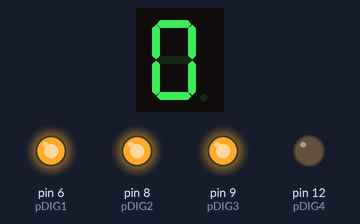
Recording of a sketch running on a simulated Arduino Uno, built with avr-gcc and run on an emulated ATmega328P. Parts: 1-digit seven-segment display, output pins drawn as LEDs (lit = HIGH). Wiring (inferred from the names in the program): 1-digit 7-segment display, segments lit when HIGH: segments pin 2, pin 1, pin 10, pin 11, pin 7, pin 4, pin 5, pin 3. The segment pins are drawn as the display they are named for; pins used as bus, display or sensor lines are not drawn.

Above: at 0.37 s.
At 5.37 s:
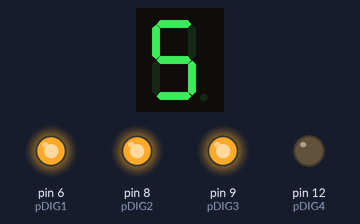
At 10.13 s:
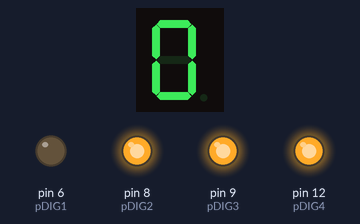
At 19.88 s:
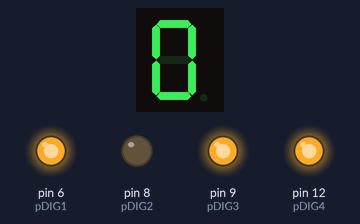
At 29.64 s:
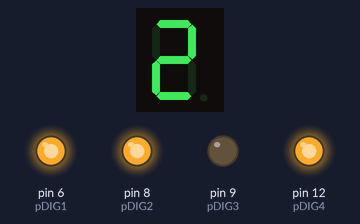
At 39.64 s:
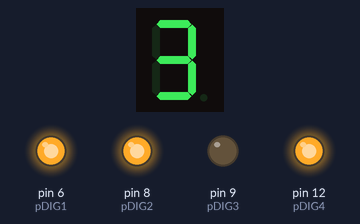
Timing chart, 0 to 40.0 s (numbered marks = the images above):
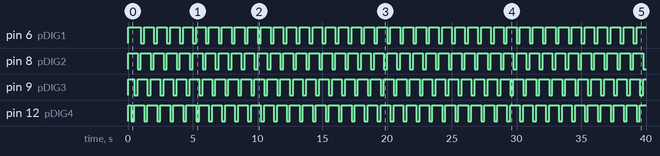

Measured:
- by itself, pin 6 (pDIG1), pin 8 (pDIG2), pin 9 (pDIG3), pin 12 (pDIG4): alternates HIGH for 0.75 s and LOW for 0.25 s
- what the display in image 0 shows lasts 1.0 s, from 0.3 s to 1.3 s
- what the display in image 3 shows lasts 0.7 s, from 19.8 s to 20.5 s

The sketch:

NumCounter4Dig.ino
```cpp
//NumCounter4Dig
//Use a 4 digit 7 segment display to count a series of numbers
//Because its a common cathode display, HIGH = ON and LOW = OFF.
//Digit pins must be multiplexed!
//dspinoz@spinoz.com.au

//PINS for the 7-segments
#define pA 2
#define pB 1
#define pC 10
#define pD 11
#define pE 7
#define pF 4
#define pG 5
#define pDP 3

//PINS for the digits
#define pDIG1 6
#define pDIG2 8
#define pDIG3 9
#define pDIG4 12

int p7SegDisplayNum = 8;
int p7SegDisplay[] = {pA, pB, pC, pD, pE, pF, pG, pDP};

// Pin values for the 7 segment display
char displayPinVals[][8] = {
  //A B C D E F G DP
  {HIGH, HIGH, HIGH, HIGH, HIGH, HIGH, LOW , LOW }, //0
  {LOW , HIGH, HIGH, LOW , LOW , LOW , LOW , LOW }, //1
  {HIGH, HIGH, LOW , HIGH, HIGH, LOW , HIGH, LOW }, //2
  {HIGH, HIGH, HIGH, HIGH, LOW , LOW , HIGH, LOW }, //3
  {LOW , HIGH, HIGH, LOW , LOW , HIGH, HIGH, LOW }, //4
  {HIGH, LOW , HIGH, HIGH, LOW , HIGH, HIGH, LOW }, //5
  {HIGH, LOW , HIGH, HIGH, HIGH, HIGH, HIGH, LOW }, //6
  {HIGH, HIGH, HIGH, LOW , LOW , LOW , LOW , LOW }, //7
  {HIGH, HIGH, HIGH, HIGH, HIGH, HIGH, HIGH, LOW }, //8
  {HIGH, HIGH, HIGH, LOW , LOW , HIGH, HIGH, LOW } //9
};

void displayClear()
{
  digitalWrite(pDIG1, HIGH);
  digitalWrite(pDIG2, HIGH);
  digitalWrite(pDIG3, HIGH);
  digitalWrite(pDIG4, HIGH);
  digitalWrite(pA, LOW);
  digitalWrite(pB, LOW);
  digitalWrite(pC, LOW);
  digitalWrite(pD, LOW);
  digitalWrite(pE, LOW);
  digitalWrite(pF, LOW);
  digitalWrite(pG, LOW);
  digitalWrite(pDP, LOW);
}

void setup() {

  pinMode(pDIG1, OUTPUT);
  pinMode(pDIG2, OUTPUT);
  pinMode(pDIG3, OUTPUT);
  pinMode(pDIG4, OUTPUT);

  pinMode(pA, OUTPUT);
  pinMode(pB, OUTPUT);
  pinMode(pC, OUTPUT);
  pinMode(pD, OUTPUT);
  pinMode(pE, OUTPUT);
  pinMode(pF, OUTPUT);
  pinMode(pG, OUTPUT);
  pinMode(pDP, OUTPUT);

  displayClear();

}

void displayNum(int num, int sleep)
{
  int sleepInc = sleep / 4;

  int dig1 = num % 10;
  int dig2 = (num / 10) % 10;
  int dig3 = (num / 100) % 10;
  int dig4 = (num / 1000) % 10;

  delay(sleepInc);
  displayClear();

  digitalWrite(pDIG1, HIGH);
  digitalWrite(pDIG2, HIGH);
  digitalWrite(pDIG3, HIGH);
  digitalWrite(pDIG4, LOW);

  //Set values for pins
  for (int pin = 0; pin < p7SegDisplayNum; pin++)
  {
    digitalWrite(p7SegDisplay[pin], displayPinVals[dig1][pin]);
  }

  delay(sleepInc);
  displayClear();

  digitalWrite(pDIG1, HIGH);
  digitalWrite(pDIG2, HIGH);
  digitalWrite(pDIG3, LOW);
  digitalWrite(pDIG4, HIGH);

  //Set values for pins
  for (int pin = 0; pin < p7SegDisplayNum; pin++)
  {
    digitalWrite(p7SegDisplay[pin], displayPinVals[dig2][pin]);
  }

  delay(sleepInc);
  displayClear();


  digitalWrite(pDIG1, HIGH);
  digitalWrite(pDIG2, LOW);
  digitalWrite(pDIG3, HIGH);
  digitalWrite(pDIG4, HIGH);

  //Set values for pins
  for (int pin = 0; pin < p7SegDisplayNum; pin++)
  {
    digitalWrite(p7SegDisplay[pin], displayPinVals[dig3][pin]);
  }

  delay(sleepInc);
  displayClear();

  digitalWrite(pDIG1, LOW);
  digitalWrite(pDIG2, HIGH);
  digitalWrite(pDIG3, HIGH);
  digitalWrite(pDIG4, HIGH);

  //Set values for pins
  for (int pin = 0; pin < p7SegDisplayNum; pin++)
  {
    digitalWrite(p7SegDisplay[pin], displayPinVals[dig4][pin]);
  }
}

int n=0;
void loop()
{
  displayNum(n, 1000);
  n++;

  if (n > 10000)
  {
    n=0;
  }
}
```
